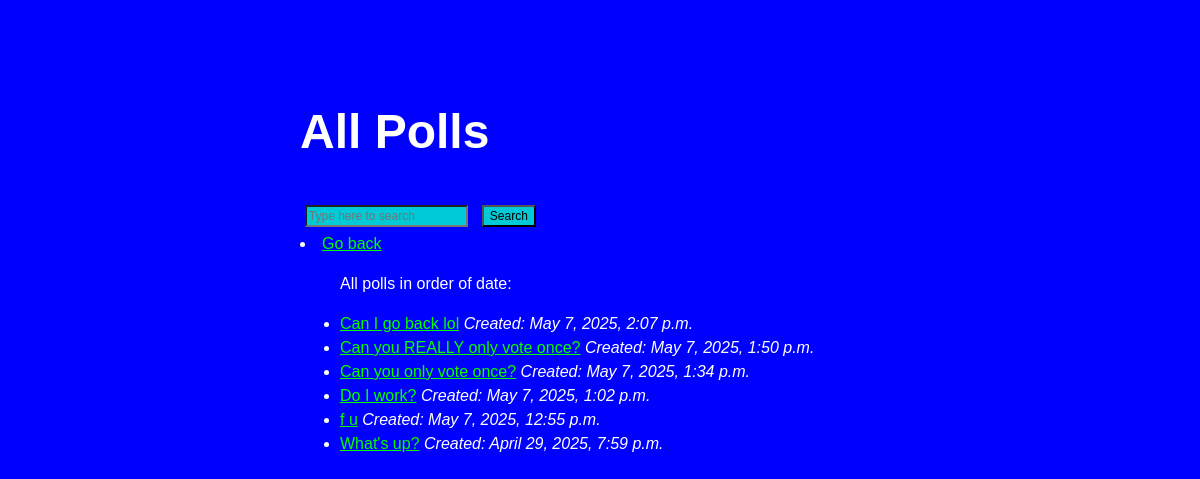
Page /all_polls/ on the earlier database version.
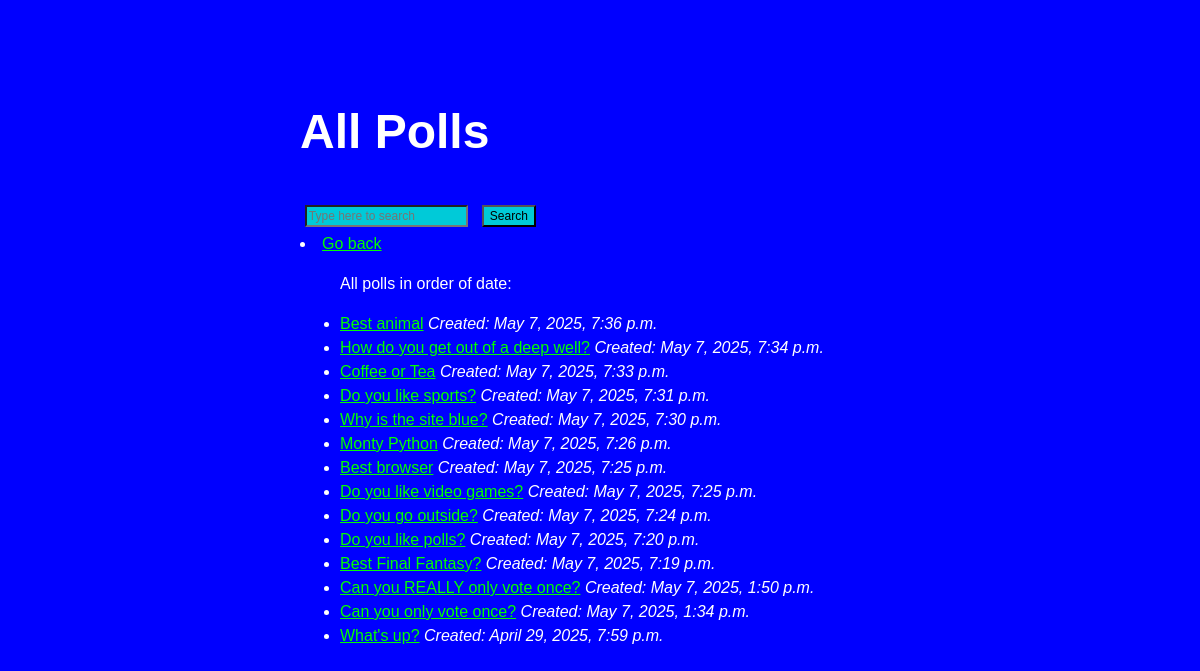
Same page on the later database version.
### polls/models.py (models this page shows, shortened)
class Question(models.Model):
    question_text = models.CharField(max_length=200)
    pub_date = models.DateTimeField("date published")

### polls/views.py (the view)
# urls.py: path('all_polls/', views.AllPollsView, name='all_polls'),
def AllPollsView(request):
    question_list = Question.objects.order_by("-pub_date")
    user_votes = Vote.objects.filter(user=request.user.id).values_list(
        "question_id", flat=True
    )
    context = {
        "question_list": question_list,
        "voted_question_ids": list(user_votes),
    }
    return render(request, "polls/all_polls.html", context)

### polls/templates/polls/all_polls.html (shortened to what this page needs)
<!DOCTYPE html>
<html lang="en">
<head>
    {% load static %}
    <link rel="stylesheet" type="text/css" href="{% static 'polls/style.css' %}">
</head>
<body>
    <h1>All Polls</h1>
    <form method="get" action="{% url 'polls:search' %}">
        <input type="text" name="q" placeholder="Type here to search" required>
        <button type="submit">Search</button>
    </form>
    <li><a href="{% url 'polls:index' %}">Go back</a></li>
    {% if question_list %}
    <ul>
        <p>All polls in order of date:</p>
        {% for question in question_list %}
        {% if user.is_authenticated %}
        {% if question.id in voted_question_ids %}
        <li><a class="voted" href="{% url 'polls:results' question.id %}">{{ question.question_text }}</a>
            <em> Created: {{ question.pub_date }}</em>
        </li>
        {% else %}
        <li><a href="{% url 'polls:detail' question.id %}">{{ question.question_text }}</a>
            <em> Created: {{ question.pub_date }}</em>
        </li>
        {% endif %}
        {% else %}
        <li><a href="{% url 'polls:results' question.id %}">{{ question.question_text }}</a>
            <em> Created: {{ question.pub_date }}</em>
        </li>
        {% endif %}
        {% endfor %}
    </ul>
    {% else %}
    <p>No polls are available.</p>
    {% endif %}
</body>
</html>

### polls/static/polls/style.css (style rules this page uses)
li a { color: rgb(0, 255, 0); }
h1 { font-size: 3rem; }
body { background-color: blue; font-family: 'The-Django', sans-serif; color: white; line-height: 1.5; padding: 4em 1em; margin: 0 auto; max-width: 50vw; }
input[type="text"] { background: #00cad8; font-family: "Arial Black", sans-serif; font-size: 0.75rem; position: relative; color: black; line-height: 1rem; margin: 0.3rem 0.3rem 0.3rem 0.3rem; align-items: center; cursor: text; justify-content: center; }
button { background: #00cad8; font-family: "Arial Black", sans-serif; font-size: 0.75rem; position: relative; color: black; line-height: 1rem; margin: 0.3rem 0.3rem 0.3rem 0.3rem; align-items: center; cursor: pointer; justify-content: center; }

Differences in the rows shown:
removed Question: question_text "Can I go back lol", pub_date "May 7, 2025, 2:07 p.m."
removed Question: question_text "Do I work?", pub_date "May 7, 2025, 1:02 p.m."
removed Question: question_text "f u", pub_date "May 7, 2025, 12:55 p.m."
added Question: question_text "Best animal", pub_date "May 7, 2025, 7:36 p.m."
added Question: question_text "How do you get out of a deep well?", pub_date "May 7, 2025, 7:34 p.m."
added Question: question_text "Coffee or Tea", pub_date "May 7, 2025, 7:33 p.m."
added Question: question_text "Do you like sports?", pub_date "May 7, 2025, 7:31 p.m."
added Question: question_text "Why is the site blue?", pub_date "May 7, 2025, 7:30 p.m."
added Question: question_text "Monty Python", pub_date "May 7, 2025, 7:26 p.m."
added Question: question_text "Best browser", pub_date "May 7, 2025, 7:25 p.m."
added Question: question_text "Do you like video games?", pub_date "May 7, 2025, 7:25 p.m."
added Question: question_text "Do you go outside?", pub_date "May 7, 2025, 7:24 p.m."
added Question: question_text "Do you like polls?", pub_date "May 7, 2025, 7:20 p.m."
added Question: question_text "Best Final Fantasy?", pub_date "May 7, 2025, 7:19 p.m."
